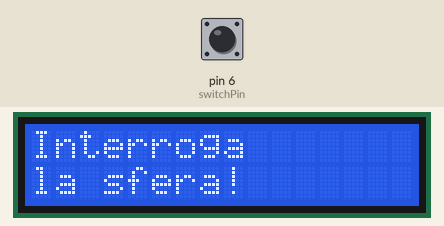
Recording of a sketch running on a simulated Arduino Uno, built with avr-gcc and run on an emulated ATmega328P. Parts: 16×2 character LCD. The test bench sets the inputs (shaded band); at power-on: pin 6 (switchPin) LOW. Random numbers use the default seed unless the sketch sets one.

Above: at 1.2 s.
1.3 s: pin 6 (switchPin) pulled HIGH for 0.15 s
At 2.1 s:
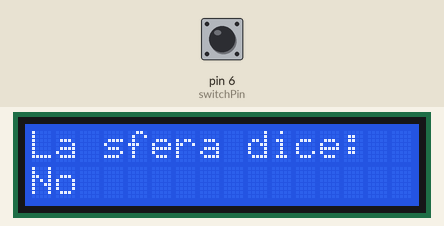
2.9 s: pin 6 (switchPin) pulled HIGH for 1 s
At 4.6 s:
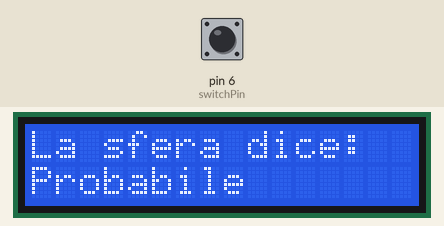
5.4 s: pin 6 (switchPin) pulsed HIGH 5 times (0.12 s each, 0.3 s apart)
At 7.2 s:
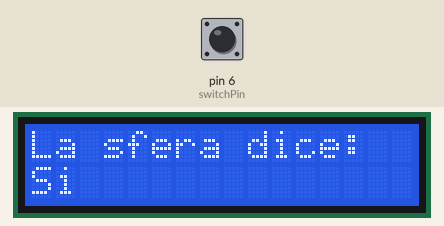
8.4 s: pin 6 (switchPin) pulled HIGH for 0.15 s
At 9.7 s:
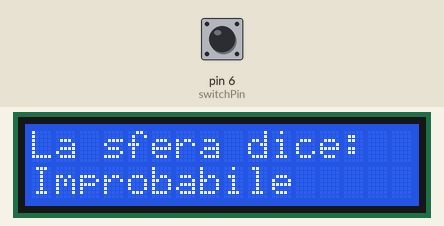
10.0 s: pin 6 (switchPin) pulled HIGH for 3.2 s
At 14.0 s:
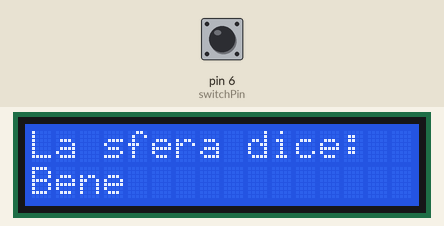
14.7 s: pin 6 (switchPin) pulled HIGH for 0.15 s
At 15.9 s:
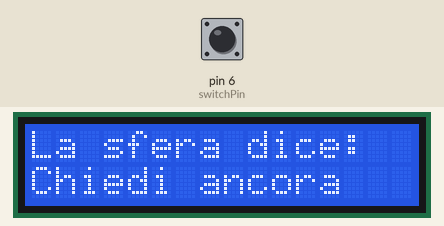
Timing chart, 0 to 17.3 s (numbered marks = the images above; inputs shaded):
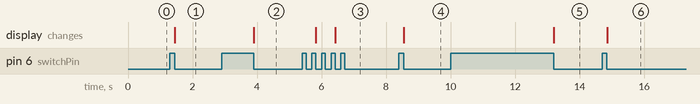

Measured:
- after the input at 1.3 s, the display: changes after 0.15 s (image 1)
- after the input at 2.9 s, the display: changes after 1.0 s (image 2)
- after the input at 5.4 s, the display: first changes after 0.43 s (image 3 shows a later state)
- after the input at 8.4 s, the display: changes after 0.16 s (image 4)
- after the input at 10.0 s, the display: changes after 3.2 s (image 5)
- after the input at 14.7 s, the display: changes after 0.16 s (image 6)

The sketch:

Progetto11.ino
```cpp
#include <LiquidCrystal.h>
LiquidCrystal lcd(12,11,5,4,3,2); //setup dei pin di controllo del lcd

const int switchPin = 6;
int switchState = 0;
int previousSwitchState = 0;
int reply;

void setup() {
  // put your setup code here, to run once:
  lcd.begin(16,2);
  pinMode(switchPin, INPUT);
  lcd.print("Interroga"); //scrive interroga sulla prima riga partendo da coordinata 0,0

  lcd.setCursor(0,1); //porta il cursore all'inizio della seconda riga
  lcd.print("la sfera!");
}

void loop() {
  // put your main code here, to run repeatedly:
  switchState = digitalRead(switchPin);

  if (switchState != previousSwitchState)
  {
    if(switchState == LOW)
    {
      reply = random(8);

      lcd.clear();  //pulisce lcd
      lcd.setCursor(0,0);
      lcd.print("La sfera dice:");
      lcd.setCursor(0,1);

      switch(reply){
        case 0:
        lcd.print("Si");
        break;
        case 1:
        lcd.print("Probabile");
        break;
        case 2:
        lcd.print("Certo");
        break;
        case 3:
        lcd.print("Bene");
        break;
        case 4:
        lcd.print("Forse");
        break;
        case 5:
        lcd.print("Chiedi ancora");
        break;
        case 6:
        lcd.print("Improbabile");
        break;
        case 7:
        lcd.print("No");
        break;
      }
    }
  }
  previousSwitchState = switchState;
}
```
